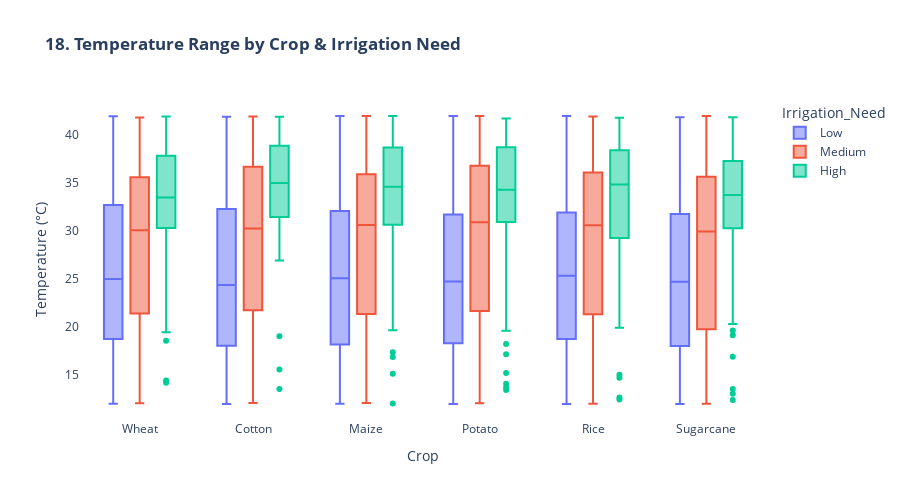

Notebook cell for this chart:
### Markdown cell above
## *18. Crop Yield vs Temperature Range*

### Code cell
print("\n18. Crop Temperature Tolerance...")

fig18 = px.box(df, x='Crop_Type', y='Temperature_C', color='Irrigation_Need',
               title='<b>18. Temperature Range by Crop & Irrigation Need</b>',
               labels={'Temperature_C': 'Temperature (°C)', 'Crop_Type': 'Crop'})

fig18.update_layout(height=500, plot_bgcolor='white', boxmode='group')
fig18.show()

### Figure 1 — Plotly figure (JSON) as saved in the notebook; plotly's stock layout.template omitted (floating-point values rounded to 4 significant figures; data arrays with more than 128 entries replaced by an {"elided": "..."} marker saying what was removed)
{"data": [{"alignmentgroup": "True", "hovertemplate": "Irrigation_Need=Low<br>Crop=%{x}<br>Temperature (°C)=%{y}<extra></extra>", "legendgroup": "Low", "marker": {"color": "#636efa"}, "name": "Low", "notched": false, "offsetgroup": "Low", "orientation": "v", "showlegend": true, "type": "box", "x": {"elided": "5864 str values"}, "x0": " ", "xaxis": "x", "y": {"elided": "5864 float values"}, "y0": " ", "yaxis": "y"}, {"alignmentgroup": "True", "hovertemplate": "Irrigation_Need=Medium<br>Crop=%{x}<br>Temperature (°C)=%{y}<extra></extra>", "legendgroup": "Medium", "marker": {"color": "#EF553B"}, "name": "Medium", "notched": false, "offsetgroup": "Medium", "orientation": "v", "showlegend": true, "type": "box", "x": {"elided": "3800 str values"}, "x0": " ", "xaxis": "x", "y": {"elided": "3800 float values"}, "y0": " ", "yaxis": "y"}, {"alignmentgroup": "True", "hovertemplate": "Irrigation_Need=High<br>Crop=%{x}<br>Temperature (°C)=%{y}<extra></extra>", "legendgroup": "High", "marker": {"color": "#00cc96"}, "name": "High", "notched": false, "offsetgroup": "High", "orientation": "v", "showlegend": true, "type": "box", "x": {"elided": "336 str values"}, "x0": " ", "xaxis": "x", "y": {"elided": "336 float values"}, "y0": " ", "yaxis": "y"}], "layout": {"boxmode": "group", "height": 500, "legend": {"title": {"text": "Irrigation_Need"}, "tracegroupgap": 0}, "plot_bgcolor": "white", "title": {"text": "<b>18. Temperature Range by Crop & Irrigation Need</b>"}, "xaxis": {"anchor": "y", "domain": [0, 1], "title": {"text": "Crop"}}, "yaxis": {"anchor": "x", "domain": [0, 1], "title": {"text": "Temperature (°C)"}}}}
